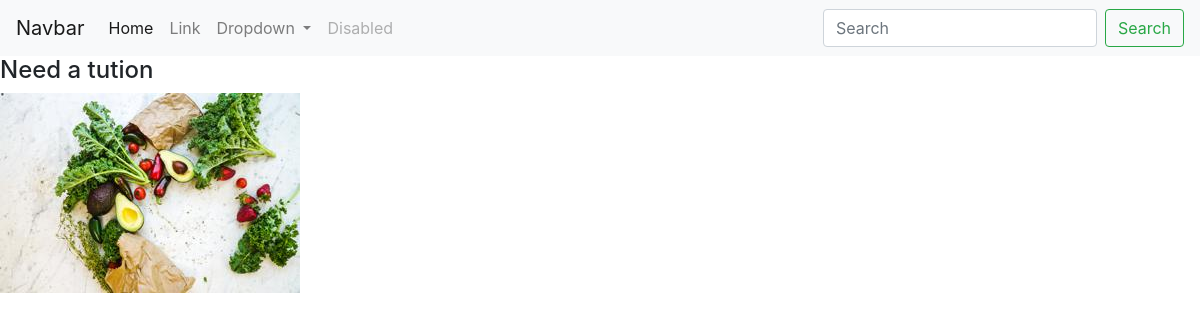
Page /education/post/ on the earlier database version.
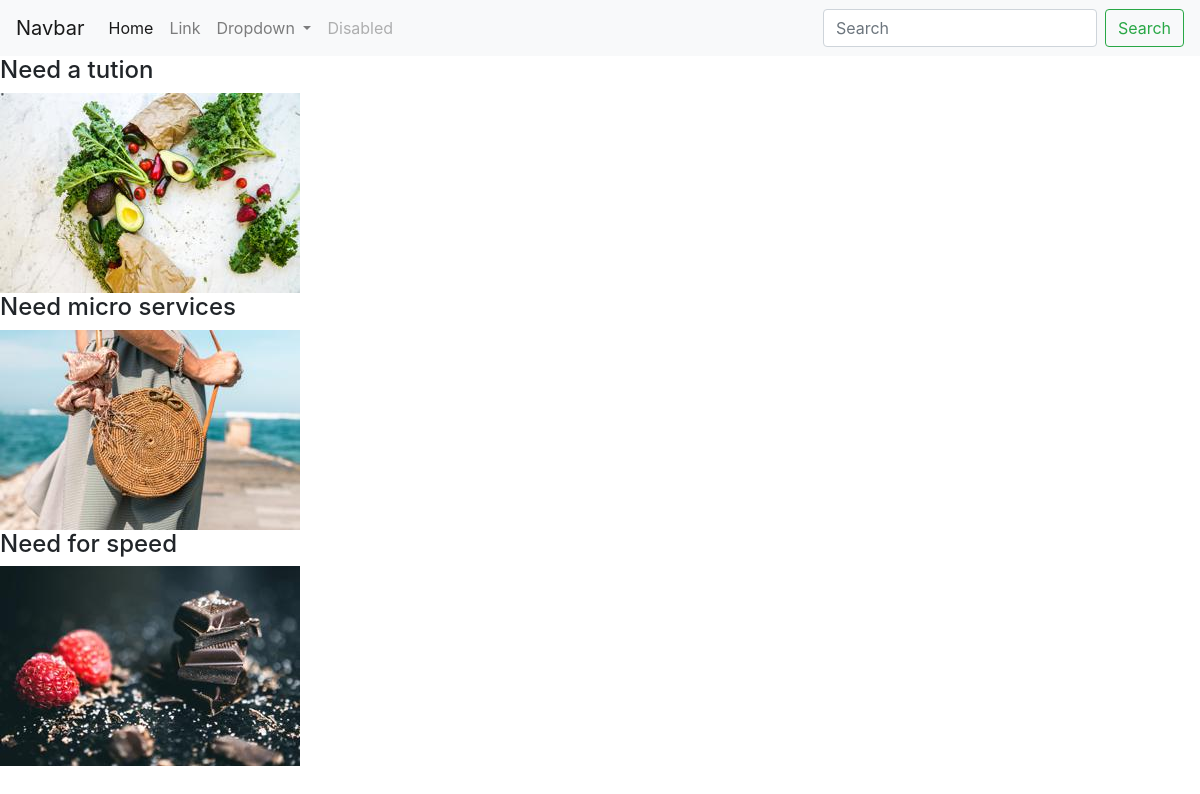
Same page on the later database version.
### education/models.py (models this page shows, shortened)
class Post(models.Model):
    CATEGORY={
        ('Teacher', 'Teacher'),
        ('Student', 'Student'),
    }
    MEDIUM =(
        ('bangla', 'bangla'),
        ('english', 'english'),
        ('hindi', 'hindi'),
        ('mandarin', 'mandarin'),
    )
    user = models.ForeignKey(User, on_delete=models.CASCADE, blank=True, null=True)
    id = models.AutoField(primary_key=True)
    title = models.CharField(max_length=100)
    slug = models.CharField(max_length=100, default=title)
    email = models.EmailField()
    salary = models.FloatField()
    details = models.TextField()
    available = models.BooleanField()
    category = models.CharField(max_length=100, choices=CATEGORY)
    created_at = models.DateTimeField(default=now)
    image = models.ImageField(default="default.jpg", upload_to="education/images")
    medium = MultiSelectField(max_length=100, max_choices=4, choices=MEDIUM, default='english')
    subject=models.ManyToManyField(Subject,related_name='subject_set')
    class_in=models.ManyToManyField(Classs_in,related_name='class_set')

### education/views.py (the view)
# urls.py: path('post/', postview , name="post"),
def postview(request):
    post=Post.objects.all()
    return render(request, 'education/post.html', {'post':post})

### templates/education/post.html
{% extends 'basic.html' %}
{% block body %}
{% for p in post %}
   <h4>{{p.title}}</h4>
    <img src="{{p.image.url}} " alt="image">
{% endfor %}
{% endblock body %}

Differences in the rows shown:
added Post: title "Need micro services", image (picture)
added Post: title "Need for speed", image (picture)
